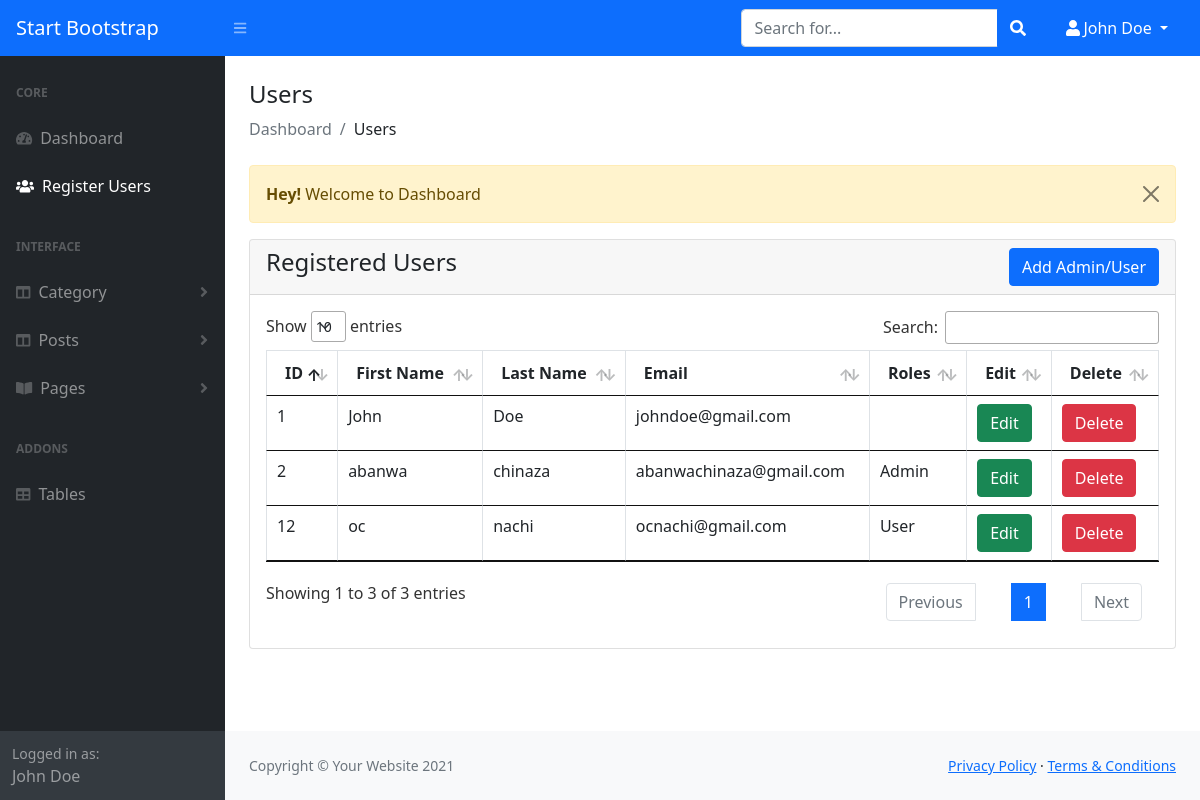
Screenshot of /admin/view-register.php (signed in) with the database file from the repository.
### tables this page shows
CREATE TABLE `users` (
  `id` int(11) NOT NULL,
  `fname` varchar(191) NOT NULL,
  `lname` varchar(191) NOT NULL,
  `email` varchar(191) NOT NULL,
  `password` varchar(191) NOT NULL,
  `role_as` tinyint(4) NOT NULL DEFAULT 0 COMMENT '0=user,1=admin,2=superadmin',
  `status` tinyint(1) NOT NULL DEFAULT 0,
  `created_at` timestamp NOT NULL DEFAULT current_timestamp()
);

### admin/view-register.php (the view, shortened to what this page needs)
<?php
include("authentication.php");
include("includes/header.php");
?>
<div class="container-fluid px-4">
    <h4 class="mt-4">Users</h4>
    <ol class="breadcrumb mb-4">
        <li class="breadcrumb-item active">Dashboard</li>
        <li class="breadcrumb-item">Users</li>
    </ol>
    <div class="row">
        <div class="col-md-12">
            <?php include("message.php");  ?>
            <div class="card">
                <div class="card-header">
                    <h4>Registered Users
                        <a href="register-add.php" class="btn btn-primary float-end">Add Admin/User</a>
                    </h4>
                </div>
                <div class="card-body">
                    <table id="myDataTable" class="table table-bordered">
                        <thead>
                            <tr>
                                <th>ID</th>
                                <th>First Name</th>
                                <th>Last Name</th>
                                <th>Email</th>
                                <th>Roles</th>
                                <th>Edit</th>
                                <th>Delete</th>
                            </tr>
                        </thead>
                        <tbody>
                            <?php
                                $sql = "SELECT * FROM users";
                                $result = mysqli_query($conn, $sql) or die(mysqli_error($conn));
                                $num_row = mysqli_num_rows($result);
                                if ($num_row > 0){
                                    foreach ($result as $row){
                                        ?>
                                        <tr>
                                            <td><?= $row["id"]; ?></td>
                                            <td><?= $row["fname"]; ?></td>
                                            <td><?= $row["lname"]; ?></td>
                                            <td><?= $row["email"]; ?></td>
                                            <td>
                                                <?php
                                                    if ($row["role_as"] == "1"){
                                                        echo "Admin";
                                                    } else if ($row["role_as"] == "0") {
                                                        echo "User";
                                                    }
                                                ?>
                                            </td>
                                            <td><a href="edit-register.php?id=<?= $row["id"]; ?>" class="btn btn-success">Edit</a></td>
                                            <td>
                                                <form action="code.php" method="POST">
                                                    <button type="submit" name="user-delete" value="<?= $row["id"]; ?>" class="btn btn-danger">Delete</button>
                                                </form>
                                            </td>
                                        </tr>
                                        <?php
                                    }
                                } else {
                                    ?>
                                    <tr>
                                        <td colspan="6">No Record Found</td>
                                    </tr>
                            <?php
                                }
                            ?>
                        </tbody>
                    </table>
                </div>
            </div>
        </div>
    </div>
<?php
include("includes/footer.php");
include("includes/scripts.php");
?>

### rows the page displays
users: id "1", fname "John", lname "Doe", email "johndoe@gmail.com"
users: id "2", fname "abanwa", lname "chinaza", email "abanwachinaza@gmail.com", role_as "Admin"
users: id "12", fname "oc", lname "nachi", email "ocnachi@gmail.com", role_as "User"

### other values shown
$_SESSION["auth_user"]["user_name"] "John Doe"
$_SESSION["message"] "Welcome to Dashboard"
